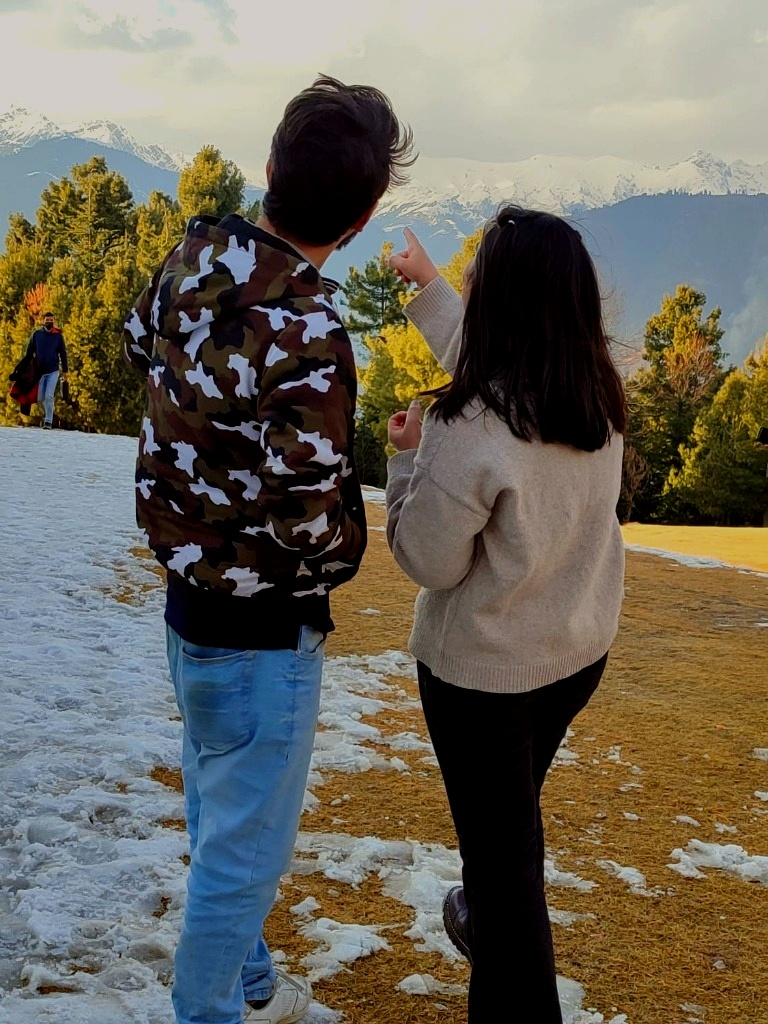
#> input picture public/hero-bg.jpg, 768 x 1024 px
$ python enhance_hero.py
#> lines starting #> are read from the running program, lines starting #| are printed output that depends on the picture
from PIL import Image, ImageEnhance, ImageFilter
import os

hero_path = os.path.join('public', 'hero-bg.jpg')

if os.path.exists(hero_path):
    img = Image.open(hero_path).convert("RGB")
#> img is the input picture: PIL image 768x1024 RGB; mean R, G, B 108, 103, 91

    # 1. Enhance Color Saturation (Vibrancy)
    enhancer = ImageEnhance.Color(img)
    img_colored = enhancer.enhance(1.25)

    # 2. Enhance Contrast (Deep pine greens & crisp snow caps)
    enhancer = ImageEnhance.Contrast(img_colored)
    img_contrasted = enhancer.enhance(1.15)
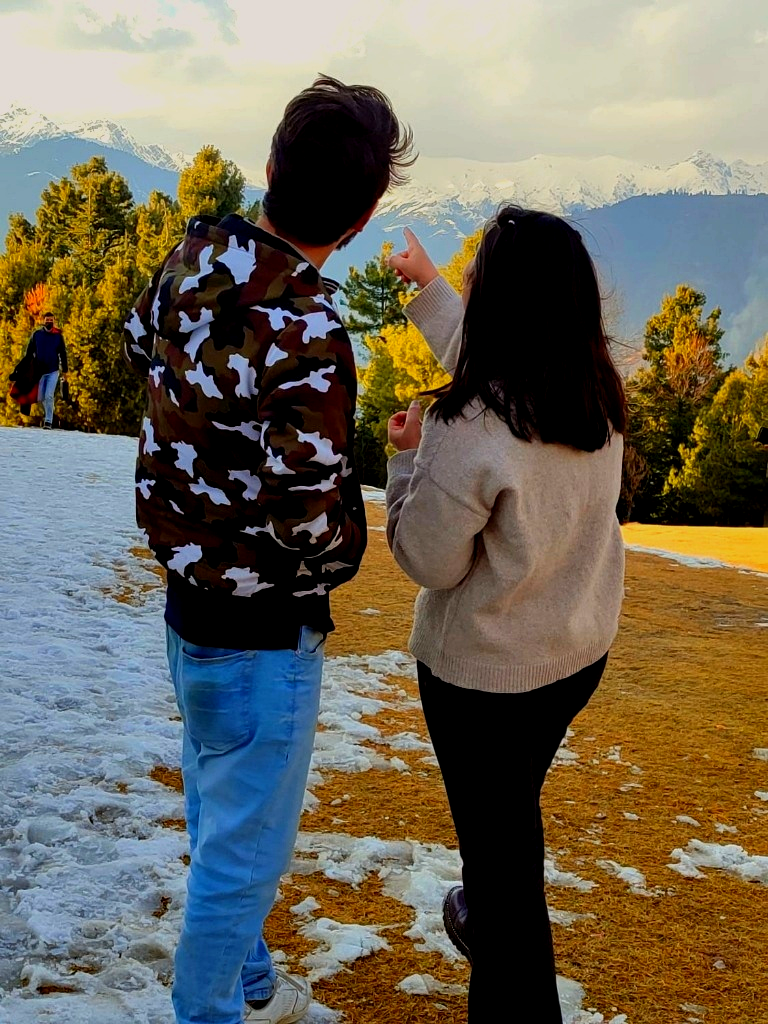
#> img_contrasted: PIL image 768x1024 RGB; mean R, G, B 110.9, 104.4, 89.2

    # 3. Enhance Sharpness
    enhancer = ImageEnhance.Sharpness(img_contrasted)
    img_sharp = enhancer.enhance(1.3)

    # 4. Slightly Adjust Brightness for Dark Theme Elegance
    enhancer = ImageEnhance.Brightness(img_sharp)
    img_final = enhancer.enhance(1.05)

    img_final.save(hero_path, "JPEG", quality=95)
    print("Hero image enhanced successfully with vibrant color grading, contrast, and sharpness!")
else:
    print("hero-bg.jpg not found")
